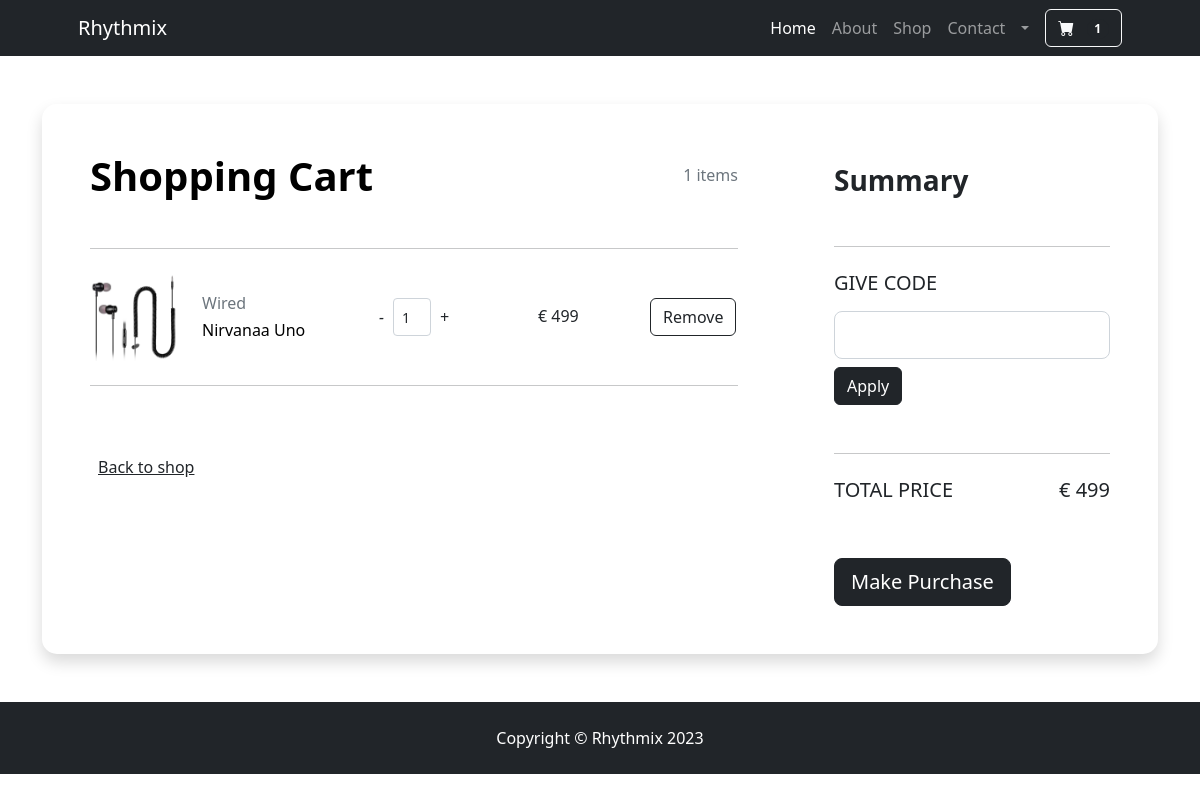
The app's page /accounts/cards/ (signed in) with its own data.
### accounts/models.py (models this page shows, shortened)
class Profile(BaseModel):
   user = models.OneToOneField(User, on_delete=models.CASCADE,related_name="profile")
   is_email_verified = models.BooleanField(default=False)
   email_token = models.CharField(max_length=100, null=False, blank=True)
   profile_image = models.ImageField(upload_to='profile')
   def get_cart_count(self):
       return CartItems.objects.filter(cart__user = self.user, cart__is_paid= False).count()

class CartItems(BaseModel):
    cart = models.ForeignKey(Cart, on_delete=models.CASCADE, related_name="cart_items")
    product = models.ForeignKey(Product, on_delete=models.SET_NULL, null=True, blank=True)
    itemQyt =  models.PositiveIntegerField(default=1)
    def get_product_count(self):
        count = self.itemQyt
        return count

class Cart(BaseModel):
    user = models.ForeignKey(User, on_delete=models.CASCADE , related_name="cart")
    coupon = models.ForeignKey(Coupon, on_delete=models.SET_NULL , related_name="coupon", null=True, blank=True)
    razor_pay_order_id = models.CharField(max_length=100, null=True, blank=True)
    razor_pay_payment_id = models.CharField(max_length=100, null=True, blank=True)
    razor_pay_payment_signature = models.CharField(max_length=100, null=True, blank=True)
    is_paid = models.BooleanField(default=False)
    def get_cart_total(self):
        cart_items = self.cart_items.all()
        price=[]
        for cart_item in cart_items:
            price.append(cart_item.product.price*cart_item.itemQyt)
        if self.coupon:
            if self.coupon.minimum_price < sum(price):
                return sum(price) - self.coupon.discount_price
        return sum(price)

### products/models.py (models this page shows, shortened)
class Product(BaseModel):
    product_name = models.CharField(max_length=100)
    slug = models.SlugField(unique=True, null= True, blank=True)
    category = models.ForeignKey(Category, on_delete=models.CASCADE, related_name='product')
    price = models.IntegerField(null = False)
    product_description = models.TextField()
    color_variant = models.ManyToManyField(ColorVariant, blank=True)
    size_variant = models.ManyToManyField(SizeVariant, blank=True)

class ProductImage(BaseModel):
    product = models.ForeignKey(Product, on_delete=models.CASCADE, related_name='product_image')
    image = models.ImageField(upload_to="product")

class Category(BaseModel):
    category_name = models.CharField(max_length=100)
    slug = models.SlugField(unique=True , null=True, blank=True)
    category_image = models.ImageField(upload_to='categories')
    def __str__(self) -> str:
        return self.category_name

### accounts/views.py (the view, shortened to what this page needs)
# urls.py: path('cards/', get_cards, name="cards"),
def get_cards(request):
    cart_obj = None
    try:
        if request.user.is_authenticated:
            cart_obj =  Cart.objects.get(is_paid=False , user = request.user)
            print(cart_obj.cart_items.get())
        else:
            messages.warning(request, "Login Required")
            return redirect('/accounts/login')
    except Exception as e:
        print(e)
    context = {'cart': cart_obj }
    return render(request, 'Accounts/carts.html', context)

### templates/Accounts/carts.html (shortened to what this page needs)
{% extends 'Base/base.html'%}
{%block start%}
<section class="h-100 h-custom">
    <div class="container  py-5 h-100">
      <div class="row  d-flex justify-content-center align-items-center h-100">
        <div class="col-12">
          <div class=" shadow card-registration card-registration-2" style="border-radius: 15px;">
            <div class="card-body p-0">
              <div class="row g-0">
                <div class="col-lg-8">
                  <div class="p-5">
                    <div class="d-flex justify-content-between align-items-center mb-5">
                      <h1 class="fw-bold mb-0 text-black">Shopping Cart</h1>
                      <h6 class="mb-0 text-muted">{{request.user.profile.get_cart_count}} items</h6>
                    </div>
                    <hr class="my-4">
                    {% for cart_item in cart.cart_items.all %}
                    <div class="row mb-4 d-flex justify-content-between align-items-center">
                      <div class="col-md-2 col-lg-2 col-xl-2">
                        <img
                          src="/media/{{cart_item.product.product_image.first.image}}"
                          class="img-fluid rounded-3" alt="Cotton T-shirt">
                      </div>
                      <div class="col-md-3 col-lg-3 col-xl-3">
                        <h6 class="text-muted">{{cart_item.product.category}}</h6>
                        <h6 class="text-black mb-0">{{cart_item.product.product_name}}</h6>
                      </div>
                      <div class="col-md-3 col-lg-3 col-xl-2 d-flex">
                        <a href="{% url 'update_cart' cart_item_id=cart_item.uid action='remove' %}"><button class="btn px-2">
                          <i class="fa fa-minus ">-</i>
                        </button></a>
                        <input id="form1" min="0" name="quantity" value="{{cart_item.get_product_count}}" type="number"
                          class="form-control form-control-sm" />
                          <a href="{% url 'update_cart' cart_item_id=cart_item.uid action='add' %}"><button class="btn px-2">
                            <i class="fa fa-plus">+</i>
                          </button></a>
                      </div>
                      <div class="col-md-3 col-lg-2 col-xl-2 offset-lg-1">
                        <h6 class="mb-0">€ {{cart_item.product.price}}</h6>
                      </div>
                      <div class="col-md-3 col-lg-3 col-xl-2 d-flex">
                        <a href="{% url 'remove_cart' cart_item.uid %}" class="btn btn-outline-dark">Remove</a>
                      </div>
                    </div>
                    <hr class="my-4">
                    {% endfor %}
                    <div class="pt-5">
                      <h6 class="mb-0"><a href="/" class="text-body">Back to shop</a></h6>
                    </div>
                  </div>
                </div>
                <div class="col-lg-4 bg-grey">
                  <div class="p-5">
                    <h3 class="fw-bold mb-5 mt-2 pt-1">Summary</h3>
                    <hr class="my-4">
                    <h5 class="text-uppercase mb-3 ">Give code</h5>
                    <form method="post">
                    <div class="mb-5">
                      <div class="form-outline">
                        <input type="text" id="form3Examplea2" name = "coupon" class="form-control form-control-lg mb-2" />
                        <button type="submit" class="btn btn-dark btn-block "
                      data-mdb-ripple-color="dark">Apply</button>
                      </div>
                    </div>
                  </form>
                    <hr class="my-4">
                    <div class="d-flex justify-content-between mb-5">
                      <h5 class="text-uppercase">Total price</h5>
                      <h5>€ {{cart.get_cart_total}}</h5>
                    </div>
                      <a href="{%url 'checkout'%}"><button  class="btn btn-dark btn-block btn-lg"
                      data-mdb-ripple-color="dark">Make Purchase</button></a>
                  </div>
                </div>
              </div>
            </div>
          </div>
        </div>
      </div>
    </div>
  </section>
  {% endblock %}

### templates/Base/base.html (shortened to what this page needs)
{% load static %}
<!DOCTYPE html>
<html lang="en">
  <head>
    <link
      href="https://cdn.jsdelivr.net/npm/bootstrap-icons@1.5.0/font/bootstrap-icons.css"
      rel="stylesheet"
    />
    <link href="{% static '/css/styles.css' %}" rel="stylesheet" />
  </head>
  <body>
    <nav class="navbar navbar-expand-lg navbar-dark bg-dark ">
      <div class="container px-4 px-lg-5">
        <a class="navbar-brand" href="/">Rhythmix</a>
        <div class="collapse navbar-collapse justify-content-end" id="navbarSupportedContent">
          <ul class="navbar-nav me-2 mb-2 mb-lg-0 ms-lg-4 ">
            <li class="nav-item">
              <a class="nav-link active" aria-current="page" href="/">Home</a>
            </li>
            <li class="nav-item"><a class="nav-link" href="#!">About</a></li>
            <li class="nav-item"><a class="nav-link" href="#shop">Shop</a></li>
            <li class="nav-item"><a class="nav-link" href="#!">Contact</a></li>
            {% if user.is_authenticated %}
            <li class="nav-item dropdown">
              <a
                class="nav-link dropdown-toggle"
                id="navbarDropdown"
                href="#"
                role="button"
                data-bs-toggle="dropdown"
                aria-expanded="false"
                >{{request.user.first_name}}</a
              >
            </li>
            {%endif%}
          </ul>
            <a class="btn btn-outline-light" href="{% url 'cards' %}">
              <i class="bi-cart-fill me-1"></i>
              <span class="badge bg-dark text-white ms-1 rounded-pill">{{request.user.profile.get_cart_count}}</span>
          </a>
        </div>
      </div>
    </nav>
    <div style="height: 100%;">
    {% block start %} {% endblock %}
  </div>
    <footer class="py-4 bg-dark ">
      <div class="container ">
        <p class="m-0 text-center text-white">
          Copyright &copy; Rhythmix 2023
        </p>
      </div>
    </footer>
  </body>
</html>

### records on screen
CartItems: product.product_image.first.image (picture), product.category "Wired", product.product_name "Nirvanaa Uno", quantity "1", product.price "499"
Cart: get_cart_total "499"

### other values on screen
{{ request.user.profile.get_cart_count }} "1"
